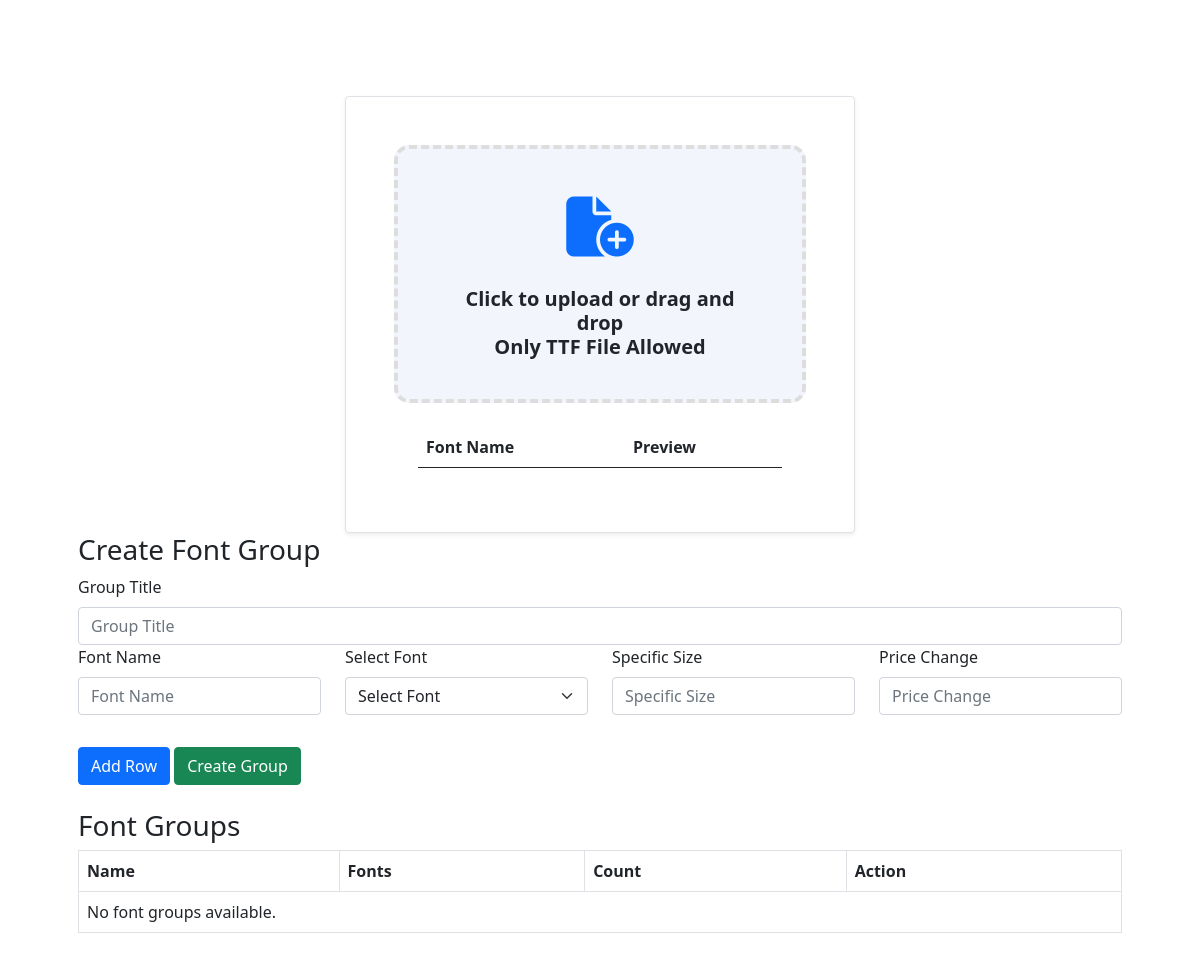
Before: / with the older database file.
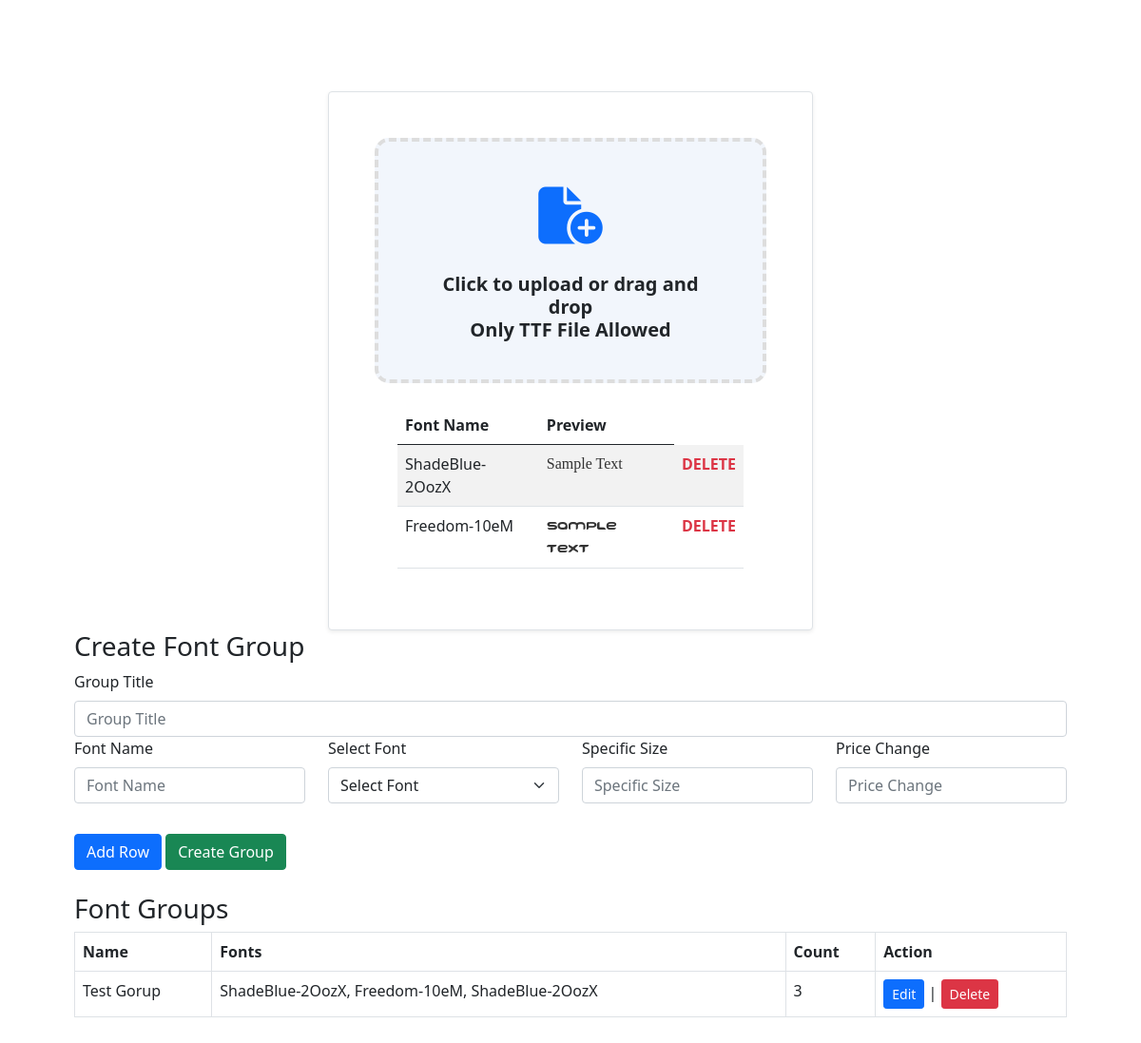
After: the same page with the newer database file.
### tables this page shows
CREATE TABLE `fonts` (
  `id` int NOT NULL,
  `name` varchar(255) DEFAULT NULL,
  `file_name` varchar(255) NOT NULL,
  `uploaded_at` timestamp NULL DEFAULT CURRENT_TIMESTAMP
);

CREATE TABLE `font_groups` (
  `id` int NOT NULL,
  `group_title` varchar(255) NOT NULL,
  `created_at` timestamp NULL DEFAULT CURRENT_TIMESTAMP,
  `updated_at` timestamp NULL DEFAULT CURRENT_TIMESTAMP ON UPDATE CURRENT_TIMESTAMP
);

### fontController.php (called while the page is built, shortened)
<?php
$host = 'localhost';
$user = 'root';
$password = '';
$dbname = 'zepto';
function getDatabaseConnection($host, $user, $password, $dbname) {
    $connection = new mysqli($host, $user, $password, $dbname);
    return $connection;
}
function fetchFonts($db) {
    $query = "SELECT * FROM fonts ORDER BY uploaded_at DESC";
    $result = $db->query($query);
    $fonts = [];
    while ($row = $result->fetch_assoc()) {
        $fonts[] = $row;
    }
    return $fonts;
}
function handleRequest() {
    global $host, $user, $password, $dbname, $uploadDir, $allowedTypes;
    $db = getDatabaseConnection($host, $user, $password, $dbname);
    return fetchFonts($db);
}
$fonts = handleRequest();

### FontGroupController.php (called while the page is built, shortened)
<?php
$host = 'localhost';
$user = 'root';
$password = '';
$dbname = 'zepto';
$connection = new mysqli($host, $user, $password, $dbname);
function getFontGroups($connection) {
    $sql = "SELECT fg.id, fg.group_title, GROUP_CONCAT(fg_f.font_name SEPARATOR ', ') as font_names, GROUP_CONCAT(f.name SEPARATOR ', ') as fonts, COUNT(fg_f.font_id) as font_count
            FROM font_groups fg
            LEFT JOIN font_group_fonts fg_f ON fg.id = fg_f.font_group_id
            LEFT JOIN fonts f ON fg_f.font_id = f.id
            GROUP BY fg.id
            ORDER BY fg.created_at DESC";
    $result = $connection->query($sql);
    if ($result->num_rows > 0) {
        return $result->fetch_all(MYSQLI_ASSOC);
    } else {
        return [];
    }
}
$fontGroups = getFontGroups($connection);
$fontGroups = getFontGroups($connection);
?>

### index.php (the view, shortened to what this page needs)
<?php
include 'FontGroupController.php';
include 'fontController.php';
?>
<!DOCTYPE html>
<html lang="en">
<head>
    <link rel="stylesheet" href="https://cdnjs.cloudflare.com/ajax/libs/bootstrap/5.0.1/css/bootstrap.min.css" />
    <link rel="stylesheet" href="https://cdnjs.cloudflare.com/ajax/libs/font-awesome/6.3.0/css/all.min.css" />
</head>
<body>
    <div class="container p-5">
        <div class="row">
            <div class="col-md-3"></div>
            <div class="col-md-6 mt-5">
                <div class="bg-white p-5 rounded shadow-sm border">
                    <div id="dropzone" class="dropzone d-block">
                        <label for="files" class="dropzone-container">
                            <div class="file-icon"><i class="fa-solid fa-file-circle-plus text-primary"></i></div>
                            <div class="text-center pt-3 px-5">
                                <p class="w-80 h5 text-dark fw-bold">
                                    Click to upload or drag and drop <br> Only TTF File Allowed
                                </p>
                            </div>
                        </label>
                    </div>
                    <div class="container mt-4">
                        <table id="fontsTable" class="table table-striped mt-4">
                            <thead>
                                <tr>
                                    <th>Font Name</th>
                                    <th>Preview</th>
                                </tr>
                            </thead>
                            <tbody id="fontsTableBody">
                                <?php foreach ($fonts as $font): ?>
                                    <tr>
                                        <td><?php echo htmlspecialchars($font['name']); ?></td>
                                        <td class="font-preview" style="font-family: '<?php echo htmlspecialchars($font['name']); ?>';">Sample Text</td>
                                        <td><strong style="cursor:pointer" class="text-danger delete-font" data-id="<?php echo htmlspecialchars($font['id']); ?>">DELETE</strong></td>
                                    </tr>
                                <?php endforeach; ?>
                            </tbody>
                        </table>
                    </div>
                </div>
            </div>
        </div>
        <form class="mb-4" id="fontGroupForm">
            <h3>Create Font Group</h3>
            <div id="fontRows">
                <div class="row font-row mb-3">
                    <div class="col-md-12">
                        <label for="groupTitle" class="form-label">Group Title</label>
                        <input type="text" class="form-control" id="groupTitle" name="group_title" placeholder="Group Title" required>
                    </div>
                    <div class="col-md-3">
                        <label for="fontName" class="form-label">Font Name</label>
                        <input type="text" class="form-control" id="fontName" name="font_name[]" placeholder="Font Name" required>
                    </div>
                    <div class="col-md-3">
                        <label for="fontSelect" class="form-label">Select Font</label>
                        <select id="fontsSelect" class="fontSelect form-select" name="fonts[]">
                            <option value="">Select Font</option>
                        </select>
                    </div>
                    <div class="col-md-3">
                        <label for="specificSize" class="form-label">Specific Size</label>
                        <input type="number" class="form-control" id="specificSize" name="specific_size[]" placeholder="Specific Size" step="0.1" min="0">
                    </div>
                    <div class="col-md-3">
                        <label for="priceChange" class="form-label">Price Change</label>
                        <input type="number" class="form-control" id="priceChange" name="price_change[]" placeholder="Price Change" step="0.01" min="0">
                    </div>
                </div>
            </div>
            <button type="button" id="addRow" class="btn btn-primary mt-3">Add Row</button>
            <button type="submit" class="btn btn-success mt-3">Create Group</button>
        </form>
        <h3>Font Groups</h3>
        <table class="table table-bordered" id="fontGroupsTable">
            <thead>
                <tr>
                    <th>Name</th>
                    <th>Fonts</th>
                    <th>Count</th>
                    <th>Action</th>
                </tr>
            </thead>
            <tbody>
            <?php
        if (!empty($fontGroups)) {
            foreach ($fontGroups as $group) {
                echo '<tr>';
                echo '<td>' . htmlspecialchars($group['group_title']) . '</td>';
                echo '<td>' . htmlspecialchars($group['fonts']) . '</td>';
                echo '<td>' . htmlspecialchars($group['font_count']) . '</td>';
                echo '<td>';
                echo '<button class="btn btn-primary btn-sm edit-group" data-id="' . htmlspecialchars($group['id']) . '">Edit</button> | ';
                echo '<button class="btn btn-danger btn-sm delete-group" data-id="' . htmlspecialchars($group['id']) . '">Delete</button>';
                echo '</td>';
                echo '</tr>';
            }
        } else {
            echo '<tr><td colspan="4">No font groups available.</td></tr>';
        }
        ?>
            </tbody>
        </table>
    </div>
</body>
</html>

### index.php (style rules this page uses)
.dropzone { border: dashed 4px #ddd !important; background-color: #f2f6fc; border-radius: 15px; }
.dropzone .dropzone-container { padding: 2rem 0; width: 100%; height: 100%; position: relative; display: flex; flex-direction: column; justify-content: center; align-items: center; color: #8c96a8; z-index: 20; }
.file-icon { font-size: 60px; }
.font-preview { font-size: 16px; color: #333; }

Changed rows visible on the page:
added fonts: name "ShadeBlue-2OozX"
added fonts: name "Freedom-10eM"
added font_groups: group_title "Test Gorup", fonts "ShadeBlue-2OozX, Freedom-10eM, ShadeBlue-2OozX", font_count "3"
Other visible differences:
text no longer shown: "No font groups available."
